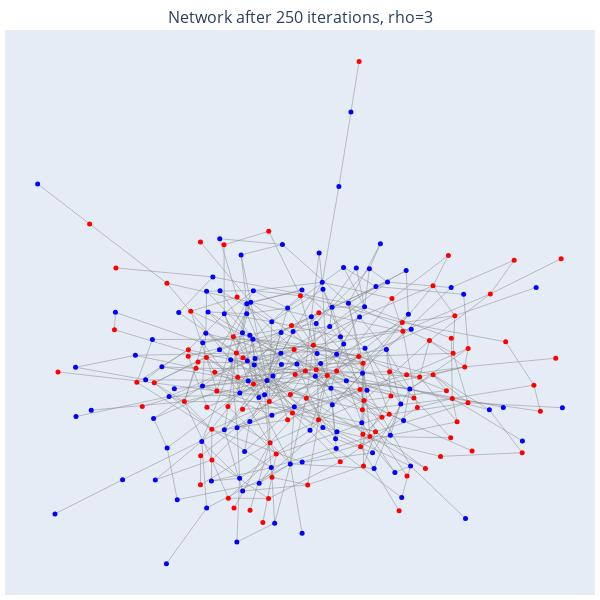

Source (notebook cell):
### Markdown cell above
# Actual work

### Code cell
# parameter selection

# initial nodes and time
initial_n = 0
T = 250

p = 0.25

# parent nodes and prob
m = 8
pm_o = p

# parent neighbours and prob
n = 4
pn_o = p

rho = 3

# p high SES
p_SES_high = 0.5

new_sim = JacksonSimulationV2(initial_n, T, m, pm_o, n, pn_o, p_SES_high, biased=True, rho=rho)


plotly_sim_drawing.plotly_draw(plotly_sim_drawing(), new_sim, layout='spring', draw_largest_CC=True, title=f'Network after {T} iterations, rho={rho}')

### Figure 1 — Plotly figure (JSON) as saved in the notebook; plotly's stock layout.template omitted (floating-point values rounded to 4 significant figures; data arrays with more than 128 entries replaced by an {"elided": "..."} marker saying what was removed)
{"data": [{"line": {"color": "#888", "width": 0.5}, "mode": "lines", "type": "scatter", "x": {"elided": "1491 float values"}, "y": {"elided": "1491 float values"}}, {"hoverinfo": "text", "marker": {"color": {"elided": "239 str values"}, "size": 5}, "mode": "markers", "text": {"elided": "239 str values"}, "type": "scatter", "x": {"elided": "239 float values"}, "y": {"elided": "239 float values"}}], "layout": {"height": 600, "hovermode": "closest", "margin": {"b": 5, "l": 5, "r": 5, "t": 30}, "showlegend": false, "title": {"font": {"size": 16}, "text": "Network after 250 iterations, rho=3", "x": 0.5, "y": 0.98}, "width": 600, "xaxis": {"showgrid": false, "showticklabels": false, "zeroline": false}, "yaxis": {"showgrid": false, "showticklabels": false, "zeroline": false}}}
